Frame 1 (no input): blank canvas, image omitted
Frame 60 (the mouse pressed at the canvas centre just before this capture): blank canvas, image omitted
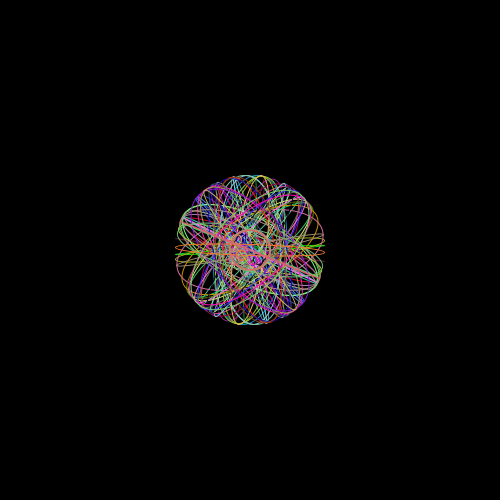
Frame 120 (the mouse held since frame 60 and released just before this capture)

The Processing sketch whose frames 1 and 60 were blank and that drew this single picture after the mouse press (run headless with seeded random() and noise(); from frame 60 on, the mouse is pressed at the canvas centre):

// Processing sketch: processing_150192
// ── processing_150192.pde

void setup()
{
size (500,500);
background (0);
stroke (255,10);
}
 
void draw()
{
  
  if (mousePressed) {
    translate(mouseX,mouseY);
 rotate(random(PI));
   stroke (random(0,255), random(0,255), random (0,255));
   noFill ();
   ellipse (0,0, random(0,80),random(150,10));
   ellipse(0,0, 40,40);
   ellipse(random(0,20), random(0,20) , random(10,10), random(10,10));
}
}
void keyReleased()
{
if (key=='c' || key=='C') {
background(0);
}
}
